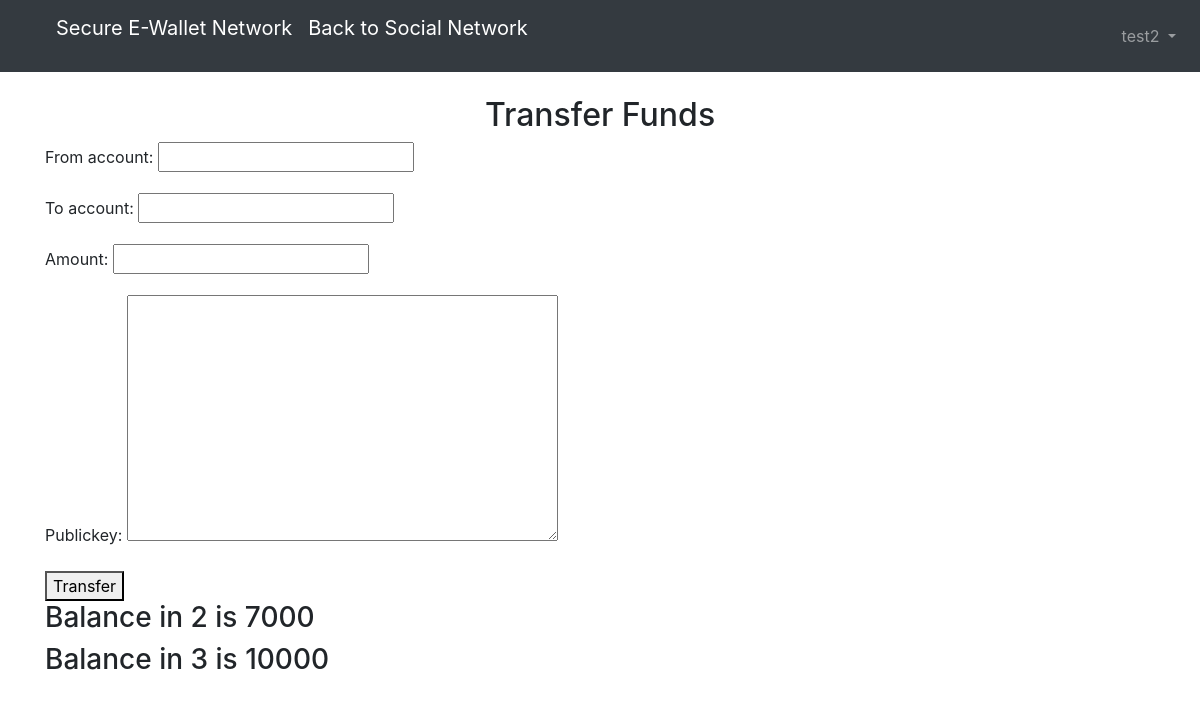
The page /account/transferfunds/ (signed in) on the database as committed earlier.
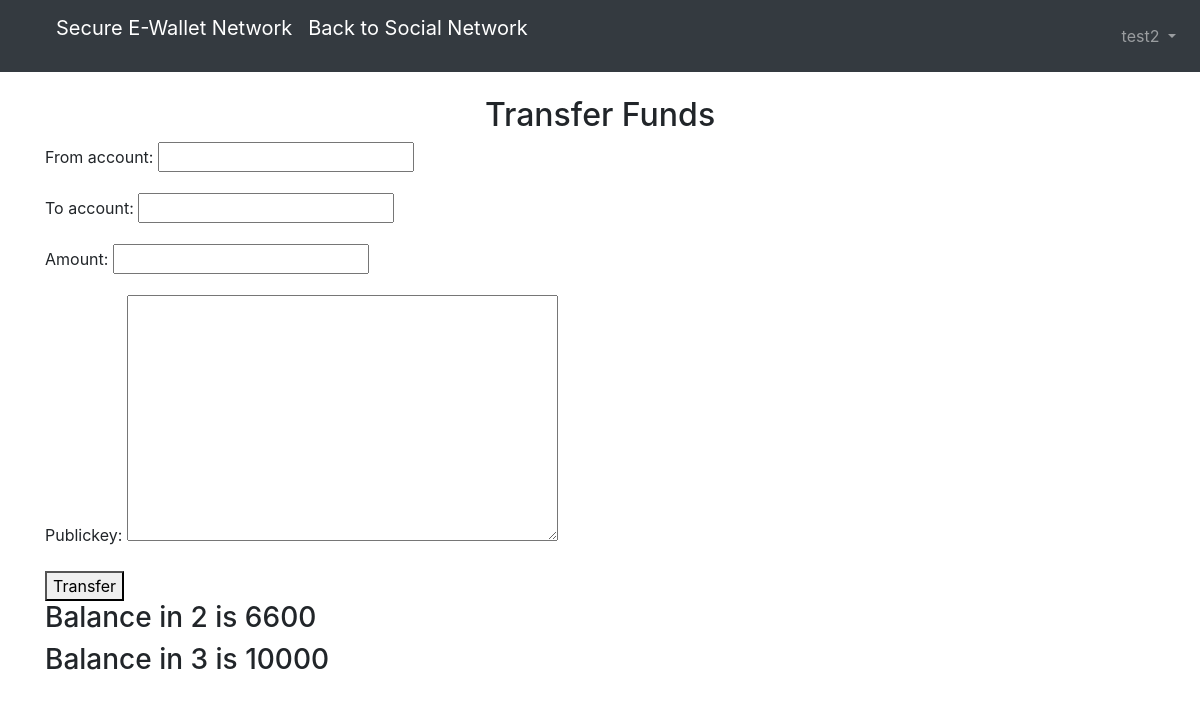
The same page on the database as committed later.
### accounts/models.py (models this page shows)
class Account(models.Model):
    user=models.ForeignKey(UserProfile, related_name=("users"), on_delete=models.DO_NOTHING,null=True,blank=True)
    balance=models.IntegerField(default=10000)
    accountid=models.IntegerField(default=3,primary_key=True, unique=True)
    def __str__(self):
        details=self.user.user.username+" : "+str(self.accountid)
        return str(details)

### accounts/views.py (the view, shortened to what this page needs)
# urls.py: path('transferfunds/',views.TransferFunds.as_view(template_name='transfer_funds.html'),name='transferfunds'),
class TransferFunds(LoginRequiredMixin, TemplateView):
    template_name='transfer_funds.html'
    login_url='login'
    def get(self,request):
        role=who_is(request)
        form_class=TransferFundsForm
        accounts=models.Account.objects.all()
        user_id=request.user.id
        user_accounts=[]
        for account in accounts:
            if account.user.user.id==user_id:
                user_accounts.append(account)
        print(user_accounts)
        return render(request,'accounts/transfer_funds.html',context={
            'user_accounts':user_accounts,
            'transact_form':form_class,
        })

### accounts/views.py (called while the page is built)
def who_is(request):
    role=request.user.id
    for all_users in models.UserProfile.objects.all():
        if all_users.user.id==role:
            actual_user=all_users
    return actual_user.role

### accounts/templates/accounts/transfer_funds.html (shortened to what this page needs)
{% extends 'base1.html' %}
{% block content %}
<h2 style="text-align: center;">Transfer Funds</h2>
<form method="POST">
    {{ transact_form.as_p }}
    <button type="btn btn-success" value="submit">Transfer</button>
</form>
{% for account in user_accounts %}
<h3>Balance in {{ account.accountid }} is {{ account.balance }}</h3>
{% endfor %}
    {% endblock %}

Rows that differ between the two databases and show on the page:
changed Account id 2: balance "7000" → "6600"
